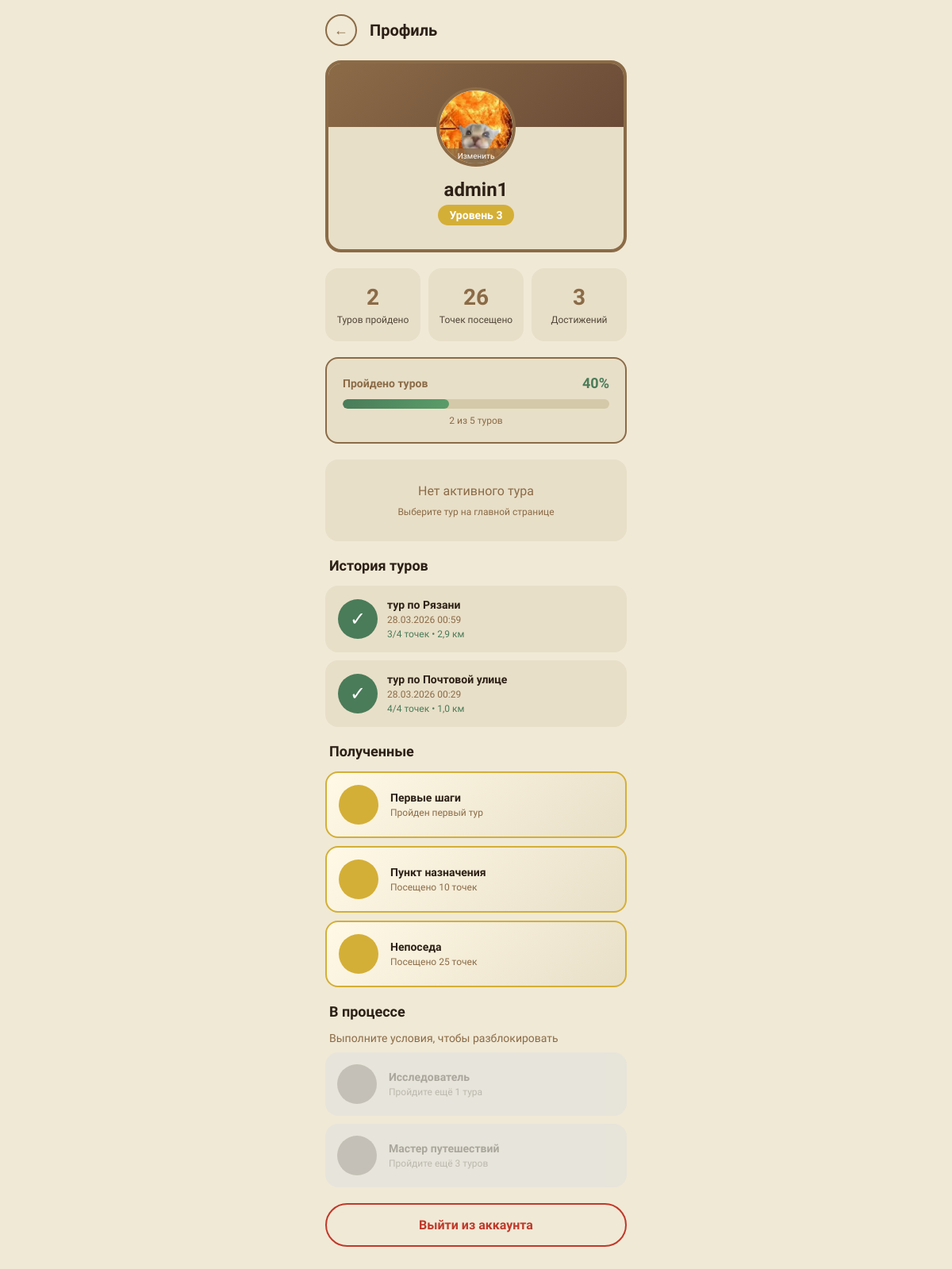
Before: /profile/ (signed in) with the older database file.
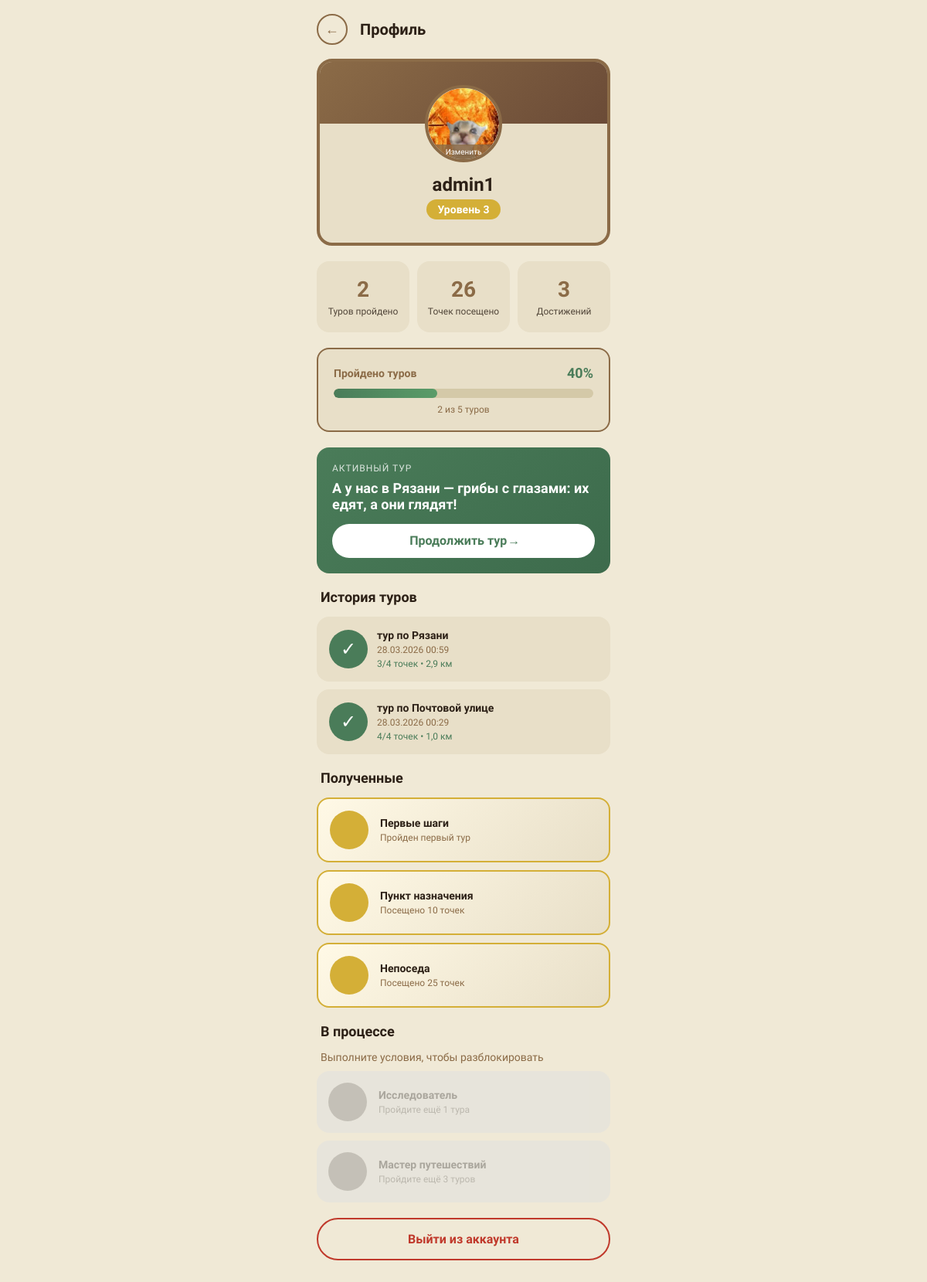
After: the same page with the newer database file.
### main/models.py (models this page shows, shortened)
class UserTour(models.Model):
    STATUS_CHOICES = [
        ('active', 'Активный'),
        ('completed', 'Завершен'),
        ('abandoned', 'Покинут'),
    ]
    user = models.ForeignKey(User, on_delete=models.CASCADE, related_name='tours')
    tour = models.ForeignKey(Tour, on_delete=models.CASCADE, related_name='user_tours')
    status = models.CharField(max_length=20, choices=STATUS_CHOICES, default='active')
    started_at = models.DateTimeField(auto_now_add=True)
    completed_at = models.DateTimeField(null=True, blank=True)
    current_point_order = models.IntegerField(default=0, verbose_name='Текущая точка')
    rewards_given = models.BooleanField(default=False, verbose_name='Награды выданы',
                                        help_text='Были ли уже выданы монеты за этот тур')
    class Meta:
        verbose_name = 'Тур пользователя'
        verbose_name_plural = 'Туры пользователей'
        unique_together = ['user', 'tour', 'started_at']

class Tour(models.Model):
    DIFFICULTY_CHOICES = [
        ('easy', 'Легкий'),
        ('medium', 'Средний'),
        ('hard', 'Сложный'),
    ]
    image = models.ImageField(
        upload_to='tours/',
        blank=True,
        null=True,
        verbose_name='Изображение тура'
    )
    title = models.CharField(max_length=200, verbose_name='Название')
    description = models.TextField(verbose_name='Описание')
    difficulty = models.CharField(max_length=20, choices=DIFFICULTY_CHOICES, default='easy')
    distance = models.FloatField(verbose_name='Дистанция (км)')
    duration = models.CharField(max_length=50, verbose_name='Длительность')
    rating = models.FloatField (default=1, verbose_name='Рейтинг 1-5')
    price = models.DecimalField(max_digits=10, decimal_places=2, default=0, verbose_name='Цена (₽)',
                                help_text='0 = бесплатно (зеленый), 1-1000 = желтый, >1000 = красный')
    is_active = models.BooleanField(default=True)
    created_at = models.DateTimeField(auto_now_add=True)
    class Meta:
        verbose_name = 'Тур'
        verbose_name_plural = 'Туры'

### main/views.py (the view)
# urls.py: path('profile/', views.user_profile, name='user_profile'),
@login_required
def user_profile(request):
    profile = get_or_create_profile(request.user)
    if request.method == 'POST' and request.FILES.get('avatar'):
        profile.avatar = request.FILES['avatar']
        profile.save()
        messages.success(request, 'Аватар обновлен!')
        return redirect('user_profile')
    completed_tour_ids = UserTour.objects.filter(
        user=request.user,
        status='completed'
    ).values_list('tour_id', flat=True).distinct()
    completed_tours_list = []
    for tour_id in completed_tour_ids:
        last_completed = UserTour.objects.filter(
            user=request.user,
            tour_id=tour_id,
            status='completed'
        ).order_by('-completed_at').first()
        if last_completed:
            completed_tours_list.append({
                'tour': last_completed.tour,
                'completed_at': last_completed.completed_at,
                'points_count': last_completed.tour.points.count(),
                'completed_points': last_completed.completed_points.count(),
            })
    completed_tours = len(completed_tours_list)
    total_tours = Tour.objects.filter(is_active=True).count()
    completion_percentage = 0
    if total_tours > 0:
        completion_percentage = round((completed_tours / total_tours) * 100)
    active_tour = UserTour.objects.filter(
        user=request.user,
        status='active'
    ).select_related('tour').first()
    total_points = UserTourPoint.objects.filter(
        user_tour__user=request.user
    ).count()
    unlocked_achievements = []
    locked_achievements = []
    if completed_tours >= 1:
        unlocked_achievements.append({
            'icon': '',
            'title': 'Первые шаги',
            'description': 'Пройден первый тур',
        })
    else:
        locked_achievements.append({
            'icon': '',
            'title': 'Первые шаги',
            'description': 'Пройдите первый тур',
        })
    if completed_tours >= 3:
        unlocked_achievements.append({
            'icon': '',
            'title': 'Исследователь',
            'description': 'Пройдено 3 тура',
        })
    else:
        locked_achievements.append({
            'icon': '',
            'title': 'Исследователь',
            'description': f'Пройдите ещё {3 - completed_tours} тура',
        })
    if completed_tours >= 5:
        unlocked_achievements.append({
            'icon': '',
            'title': 'Мастер путешествий',
            'description': 'Пройдено 5 туров',
        })
    else:
        locked_achievements.append({
            'icon': '',
            'title': 'Мастер путешествий',
            'description': f'Пройдите ещё {5 - completed_tours} туров',
        })
    if total_points >= 10:
        unlocked_achievements.append({
            'icon': '',
            'title': 'Пункт назначения',
            'description': 'Посещено 10 точек',
        })
    else:
        locked_achievements.append({
            'icon': '',
            'title': 'Пункт назначения',
            'description': f'Посетите ещё {10 - total_points} точек',
        })
    if total_points >= 25:
        unlocked_achievements.append({
            'icon': '',
            'title': 'Непоседа',
            'description': 'Посещено 25 точек',
        })
    else:
        locked_achievements.append({
            'icon': '',
            'title': 'Непоседа',
            'description': f'Посетите ещё {25 - total_points} точек',
        })
    context = {
        'user': request.user,
        'profile': profile,
        'completed_tours': completed_tours,
        'completed_tours_list': completed_tours_list,
        'active_tour': active_tour,
        'total_points': total_points,
        'unlocked_achievements': unlocked_achievements,
        'locked_achievements': locked_achievements,
        'completion_percentage': completion_percentage,
        'total_tours': total_tours,
    }
    return render(request, 'main/user_profile.html', context)

### main/views.py (called while the page is built)
def get_or_create_profile(user):
    profile, created = UserProfile.objects.get_or_create(user=user, defaults={'balance': 0.0})
    return profile

### main/templates/main/user_profile.html (shortened to what the changed rows need)
<!DOCTYPE html>
<html lang="ru">
<head>
</head>
<body>
<div class="container">
  {% if active_tour %}
  <div class="active-tour-section">
    <div class="active-tour-label">Активный тур</div>
    <div class="active-tour-name">{{ active_tour.tour.title }}</div>
    <a href="{% url 'active_tour' active_tour.tour.id %}" class="continue-btn">
      Продолжить тур →
    </a>
  </div>
  {% else %}
  <div class="no-active-tour">
    <p>Нет активного тура</p>
    <p style="font-size: 12px; margin-top: 10px;">Выберите тур на главной странице</p>
  </div>
  {% endif %}
  <div class="history-section">
    <h2 class="history-title"> История туров</h2>
  </div>
  {% if unlocked_achievements %}
  <div class="achievements-section">
    <h2 class="section-title"> Полученные</h2>
  </div>
  {% endif %}
  {% if locked_achievements %}
  <div class="achievements-section">
    <h2 class="section-title"> В процессе</h2>
  </div>
  {% endif %}
</div>
</body>
</html>

Changed rows visible on the page:
added UserTour: tour "А у нас в Рязани — грибы с глазами: их едят, а они глядят!"
Other visible differences:
text no longer shown: "Нет активного тура Выберите тур на главной странице"
text now shown: "АКТИВНЫЙ ТУР Продолжить тур →"
